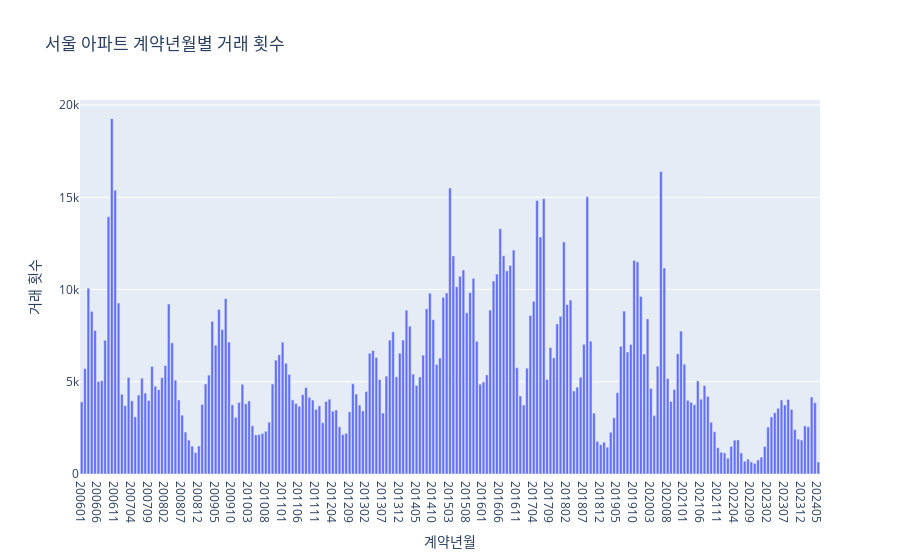

Notebook code cell kept with this figure:
### Code cell
import pandas as pd
import plotly.express as px

df = pd.read_csv('seoul_apartment.csv')

transactions = df.groupby('계약년월')['NO'].count()

# 인덱스를 문자열로 변환
transactions.index = transactions.index.astype(str)

fig = px.bar(transactions, x=transactions.index, y=transactions.values, 
             title='서울 아파트 계약년월별 거래 횟수',
             labels={'x': '계약년월', 'y': '거래 횟수'})
fig.show()

### Figure 1 — Plotly figure (JSON) as saved in the notebook; plotly's stock layout.template omitted (floating-point values rounded to 4 significant figures; data arrays with more than 128 entries replaced by an {"elided": "..."} marker saying what was removed)
{"data": [{"alignmentgroup": "True", "hovertemplate": "계약년월=%{x}<br>거래 횟수=%{y}<extra></extra>", "legendgroup": "", "marker": {"color": "#636efa", "pattern": {"shape": ""}}, "name": "", "offsetgroup": "", "orientation": "v", "showlegend": false, "textposition": "auto", "type": "bar", "x": {"elided": "221 str values"}, "xaxis": "x", "y": {"elided": "221 int values"}, "yaxis": "y"}], "layout": {"autosize": true, "barmode": "relative", "legend": {"tracegroupgap": 0}, "title": {"text": "서울 아파트 계약년월별 거래 횟수"}, "xaxis": {"anchor": "y", "autorange": true, "domain": [0, 1], "range": [-0.5, 220.5], "title": {"text": "계약년월"}, "type": "category"}, "yaxis": {"anchor": "x", "autorange": true, "domain": [0, 1], "range": [0, 20270.0], "title": {"text": "거래 횟수"}, "type": "linear"}}}
